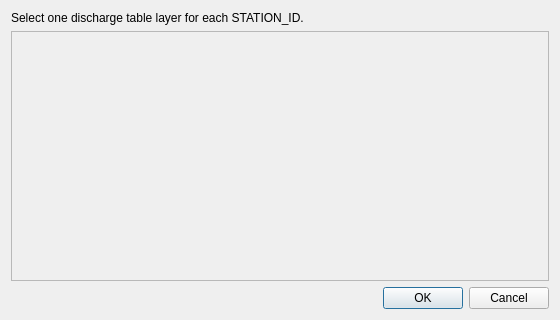
<?xml version="1.0" encoding="UTF-8"?>
<ui version="4.0">
 <class>DischargeTableAssignmentDialog</class>
 <widget class="QDialog" name="DischargeTableAssignmentDialog">
  <property name="geometry"><rect><x>0</x><y>0</y><width>560</width><height>320</height></rect></property>
  <property name="windowTitle"><string>Assign Discharge Tables</string></property>
  <layout class="QVBoxLayout" name="verticalLayout">
   <item><widget class="QLabel" name="intro_label"><property name="text"><string>Select one discharge table layer for each STATION_ID.</string></property><property name="wordWrap"><bool>true</bool></property></widget></item>
   <item>
    <widget class="QScrollArea" name="scroll_area">
     <property name="widgetResizable"><bool>true</bool></property>
     <widget class="QWidget" name="rows_widget">
      <property name="geometry"><rect><x>0</x><y>0</y><width>534</width><height>234</height></rect></property>
      <layout class="QGridLayout" name="rows_layout" columnstretch="0,1"/>
     </widget>
    </widget>
   </item>
   <item><widget class="QDialogButtonBox" name="buttons"><property name="orientation"><enum>Qt::Horizontal</enum></property><property name="standardButtons"><set>QDialogButtonBox::Cancel|QDialogButtonBox::Ok</set></property></widget></item>
  </layout>
 </widget>
 <resources/>
 <connections>
  <connection><sender>buttons</sender><signal>accepted()</signal><receiver>DischargeTableAssignmentDialog</receiver><slot>accept()</slot></connection>
  <connection><sender>buttons</sender><signal>rejected()</signal><receiver>DischargeTableAssignmentDialog</receiver><slot>reject()</slot></connection>
 </connections>
</ui>
